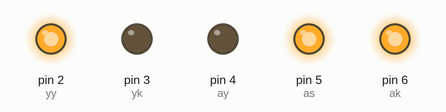
This sketch was run on a simulated Arduino Uno, built with avr-gcc and run on an emulated ATmega328P. On the bench: output pins drawn as LEDs (lit = HIGH).

Above: at 1.5 s.
At 7.0 s:
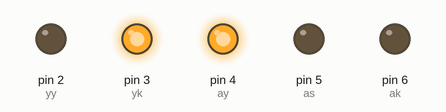
At 10.5 s:
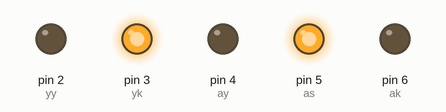
Timing chart, 0 to 14.3 s (numbered marks = the images above):
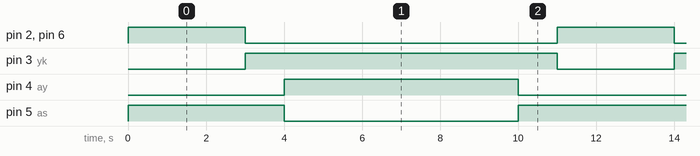

Measured:
- by itself, pin 2 (yy), pin 6 (ak): alternates HIGH for 3.0 s and LOW for 8.0 s
- by itself, pin 3 (yk): alternates HIGH for 8.0 s and LOW for 3.0 s
- by itself, pin 4 (ay): alternates HIGH for 6.0 s and LOW for 5.0 s
- by itself, pin 5 (as): repeats every 11.0 s: LOW 6.0 s, HIGH 5.0 s

The sketch:

trafikkod.ino
```cpp
// C++ code
//
int ak=6;
int as=5;
int ay=4;
int yk=3;
int yy=2;

void setup()//BİR SEFER ÇALISIR
{
  pinMode(2, OUTPUT); //ÇIKIŞ YAPILDI
  pinMode(3, OUTPUT);//ÇIKIŞ YAPILDI
  pinMode(4, OUTPUT);//ÇIKIŞ YAPILDI
  pinMode(5, OUTPUT);//ÇIKIŞ YAPILDI
  pinMode(6, OUTPUT);//ÇIKIŞ YAPILDI
}

void loop()
{
  //ARAÇ KIRMIZI IŞIĞI YANDI BAŞLADI
  digitalWrite(ak, HIGH);
  digitalWrite(as, HIGH);
  digitalWrite(ay, LOW);
  digitalWrite(yy, 1);
  digitalWrite(yk, 0);
  delay(3000);

  digitalWrite(ak, 0);
  digitalWrite(as, 1);
  digitalWrite(ay, 0);
  digitalWrite(yy, 0);
  digitalWrite(yk, 1);
  delay(1000);


  digitalWrite(ak, 0);
  digitalWrite(as, 0);
  digitalWrite(ay, 1);
  digitalWrite(yy, 0);
  digitalWrite(yk, 1);
  delay(6000);


  digitalWrite(ak, 0);
  digitalWrite(as, 1);
  digitalWrite(ay, 0);
  digitalWrite(yy, 0);
  digitalWrite(yk, 1);
  delay(1000);


}
```
